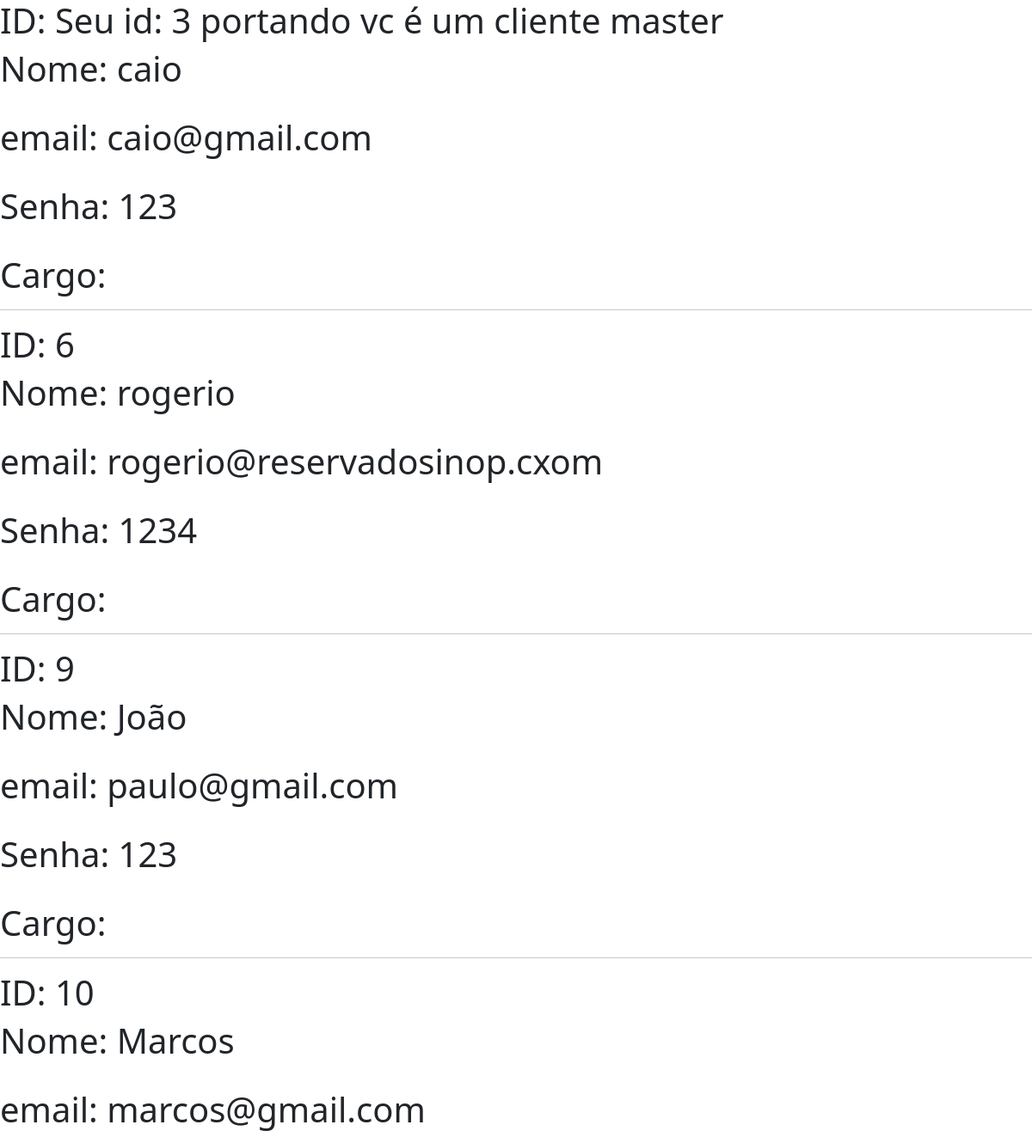
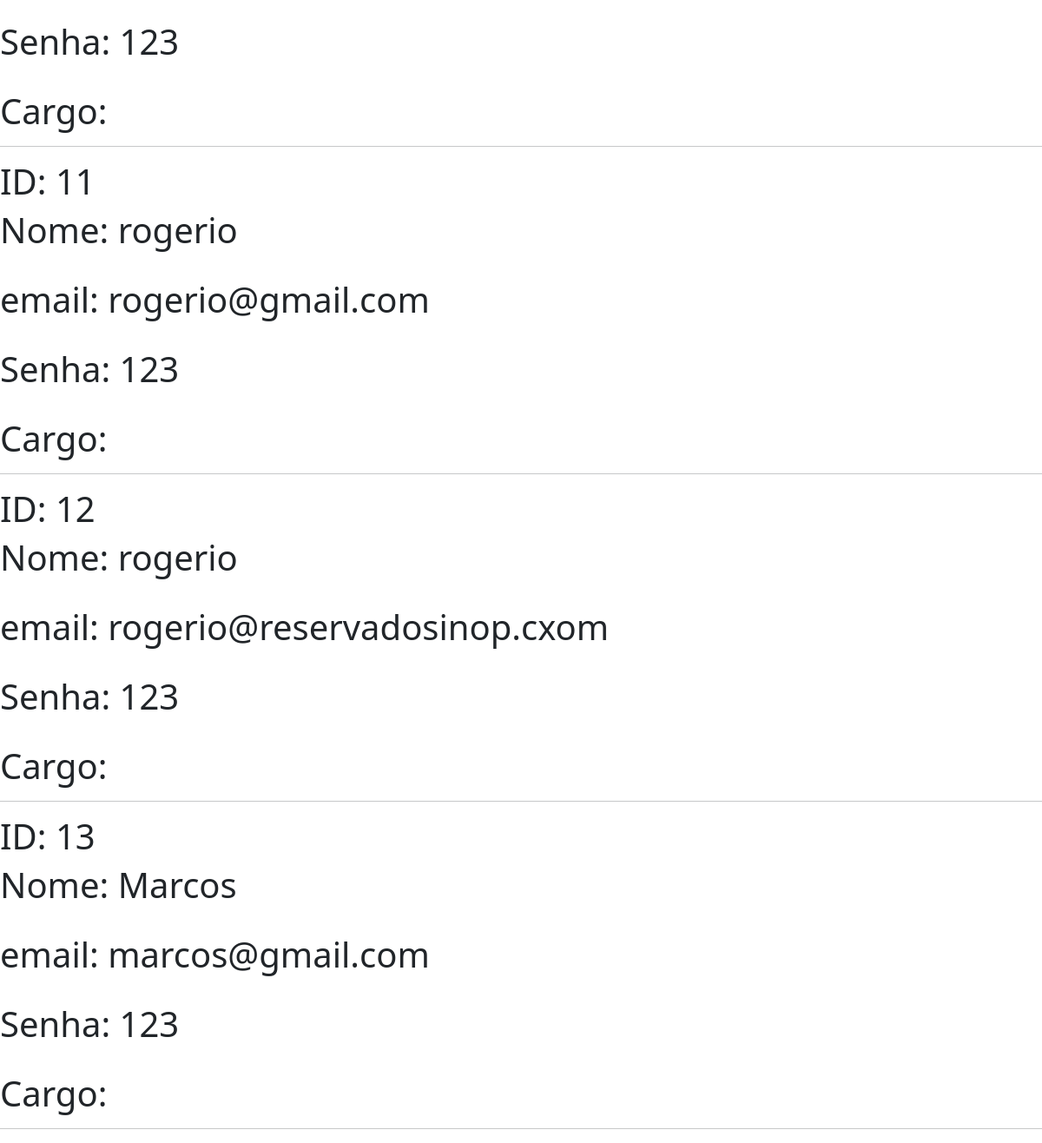
Screenshot of /listar with the database file from the repository (2 pictures, top to bottom).
### autenticacao/models.py (models this page shows, shortened)
class Pessoa(models.Model):
    foto = models.ImageField(upload_to='foto')
    nome = models.CharField(max_length=100)
    sobrenome = models.CharField(max_length=100)
    email = models.EmailField()
    senha = models.CharField(max_length=100)
    cargo = models.ManyToManyField(Cargos)

### autenticacao/views.py (the view)
# urls.py: path('listar', views.listar,  name='listar'),
def listar(request):
    pessoa  = Pessoa.objects.get(id = 3)
    cargos = Cargos.objects.filter(pessoa = pessoa )
    print(cargos)
    pessoas = Pessoa.objects.all()
    return render(request, 'listar.html', {'pessoas': pessoas})

### autenticacao/models.py (called while the page is built)
    def __str__(self):
        return self.nome

### autenticacao/templatetags/filtros.py (called while the page is built)
@register.filter(name='teste')
def teste(v1):
    if v1 == 3:
     return f"Seu id: {v1} portando vc é um cliente master"
    else:
       return v1

### autenticacao/templates/listar.html
{% extends 'base.html' %}
{% load static %}
{% load filtros %}
{% block 'ceonteudo' %}
     {% for i in pessoas %}
     <h1>ID: {{i.id | teste}}</h1>
     <h1>Nome: {{i.nome}}</h1>
     <br>
     <h1>email: {{i.email}}</h1>
     <br>
     <h1>Senha: {{i.senha}}</h1>
     <br>
     <h1>Cargo: {{i.cargo.nome}}</h1>
     <hr>
     {% endfor %}
{% endblock %}

### rows the page displays
Pessoa: nome "caio", email "caio@gmail.com", senha "123"
Pessoa: id|teste "6", nome "rogerio", email "rogerio@reservadosinop.cxom", senha "1234"
Pessoa: id|teste "9", nome "João", email "paulo@gmail.com", senha "123"
Pessoa: id|teste "10", nome "Marcos", email "marcos@gmail.com", senha "123"
Pessoa: id|teste "11", nome "rogerio", email "rogerio@gmail.com", senha "123"
Pessoa: id|teste "12", nome "rogerio", email "rogerio@reservadosinop.cxom", senha "123"
Pessoa: id|teste "13", nome "Marcos", email "marcos@gmail.com", senha "123"
